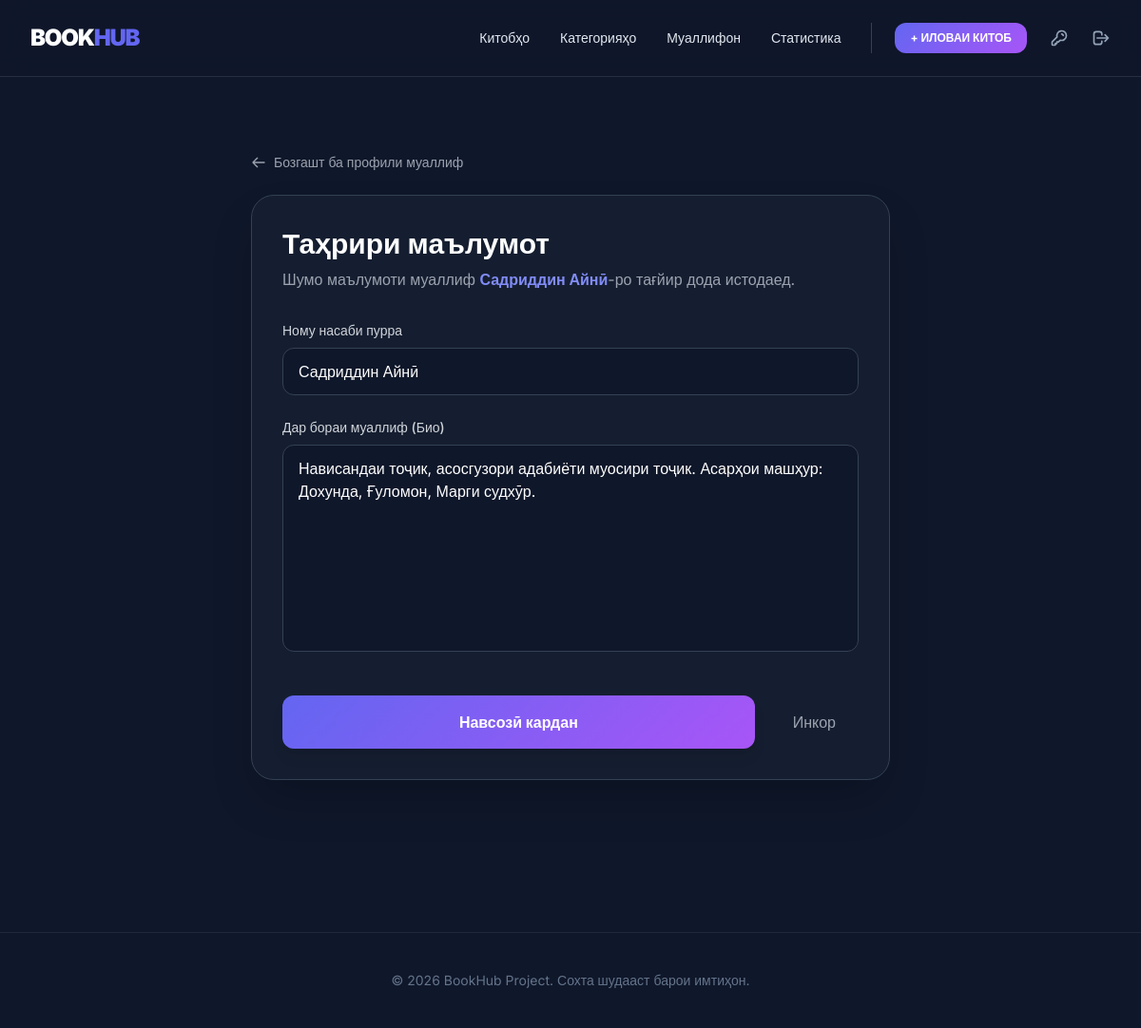
The app's page /update_author/2/ (signed in), older data.
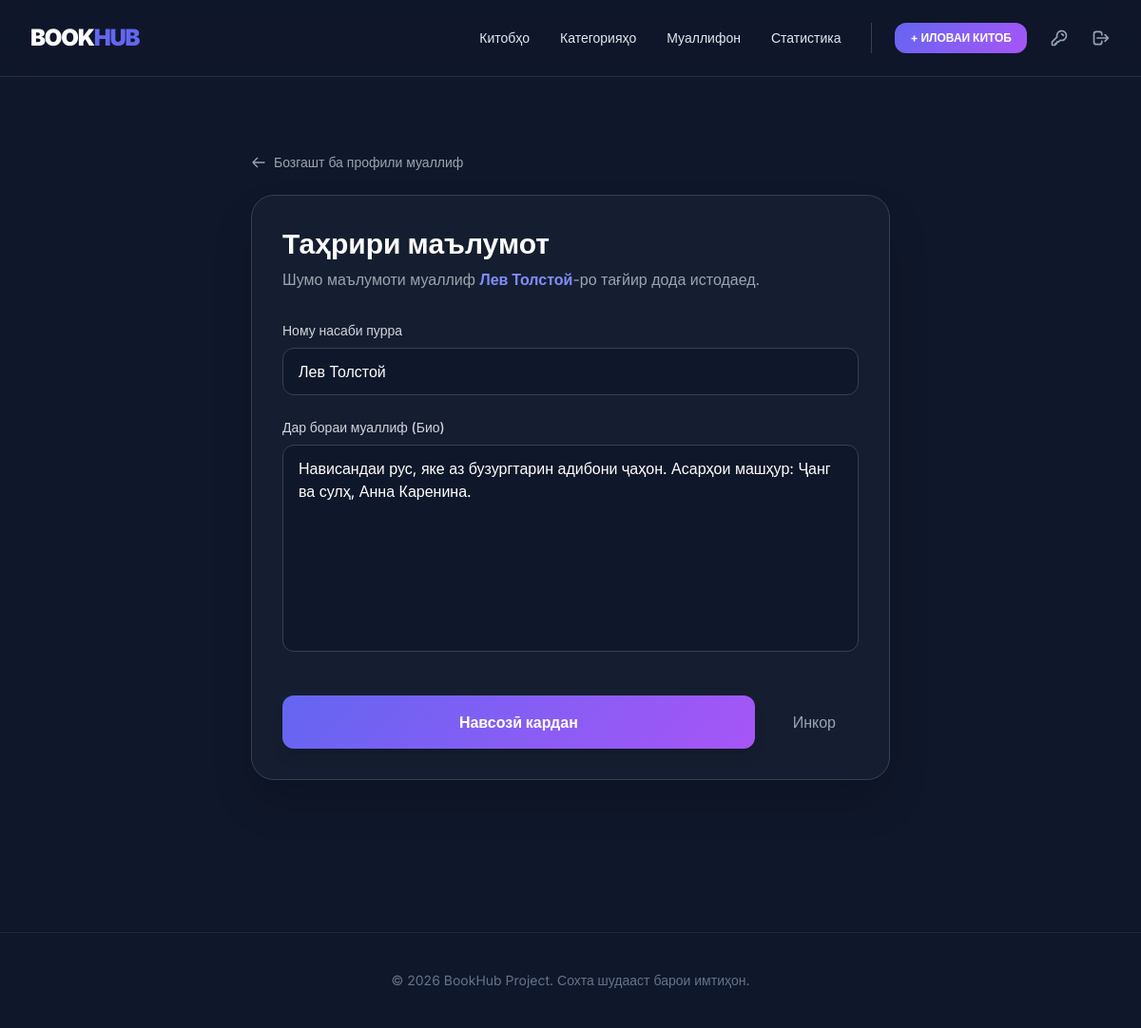
The same page, newer data.
### app/models.py (models this page shows, shortened)
class Author(models.Model):
    full_name = models.CharField(max_length=50)
    bio = models.TextField()

### app/views.py (the view, shortened to what this page needs)
# urls.py: path('update_author/<int:id>/', update_author, name='update_author'),
def update_author(request, id):
    if not request.session.get('user_id'):
        return redirect('login')
    author = get_object_or_404(Author, id=id)
    return render(request, 'update_author.html', {'author': author})

### templates/update_author.html (shortened to what this page needs)
{% extends 'base.html' %}
{% block content %}
<div class="max-w-2xl mx-auto py-10">
    <a href="{% url 'detail_author' author.id %}" class="flex items-center text-sm text-gray-400 hover:text-indigo-400 transition mb-6 group">
        <svg xmlns="http://www.w3.org/2000/svg" class="h-4 w-4 mr-2 group-hover:-translate-x-1 transition-transform" fill="none" viewBox="0 0 24 24" stroke="currentColor">
            <path stroke-linecap="round" stroke-linejoin="round" stroke-width="2" d="M10 19l-7-7m0 0l7-7m-7 7h18" />
        </svg>
        Бозгашт ба профили муаллиф
    </a>
    <div class="bg-slate-800/40 border border-slate-700 rounded-3xl p-8 shadow-2xl relative">
        <div class="mb-8">
            <h1 class="text-3xl font-bold text-white">Таҳрири маълумот</h1>
            <p class="text-gray-400 mt-2">Шумо маълумоти муаллиф <span class="text-indigo-400 font-bold">{{ author.full_name }}</span>-ро тағйир дода истодаед.</p>
        </div>
        <form method="POST" class="space-y-6">
            <div>
                <label for="full_name" class="block text-sm font-medium text-gray-300 mb-2">Ному насаби пурра</label>
                <input type="text" name="full_name" id="full_name" required
                       value="{{ author.full_name }}"
                       class="w-full bg-slate-900 border border-slate-700 text-white rounded-xl px-4 py-3 focus:ring-2 focus:ring-indigo-500 outline-none transition">
            </div>
            <div>
                <label for="bio" class="block text-sm font-medium text-gray-300 mb-2">Дар бораи муаллиф (Био)</label>
                <textarea name="bio" id="bio" rows="8" required
                          class="w-full bg-slate-900 border border-slate-700 text-white rounded-xl px-4 py-3 focus:ring-2 focus:ring-indigo-500 outline-none transition resize-none">{{ author.bio }}</textarea>
            </div>
            <div class="flex items-center gap-4 pt-4">
                <button type="submit" class="flex-1 btn-premium py-4 rounded-xl font-bold text-white shadow-lg">
                    Навсозӣ кардан
                </button>
                <a href="{% url 'list_author' %}" class="px-6 py-4 text-gray-400 hover:text-white transition font-medium">
                    Инкор
                </a>
            </div>
        </form>
    </div>
</div>
{% endblock %}

Row changes from the older to the newer data that the page shows:
changed Author: full_name "Садриддин Айнӣ" → "Лев Толстой"; bio "Нависандаи тоҷик, асосгузори адабиёти муосири тоҷик. Асарҳои машҳур: Дохунда, Ғуломон, Марги судхӯр." → "Нависандаи рус, яке аз бузургтарин адибони ҷаҳон. Асарҳои машҳур: Ҷанг ва сулҳ, Анна Каренина."
